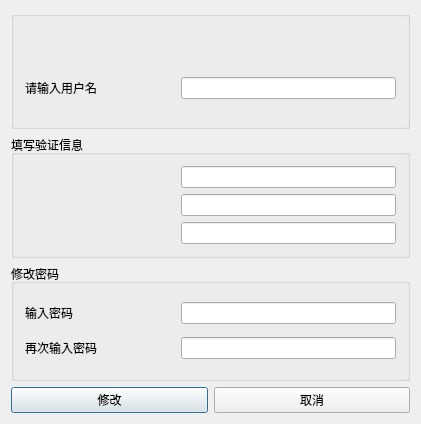
<?xml version="1.0" encoding="UTF-8"?>
<ui version="4.0">
 <class>QDlgPwdClass</class>
 <widget class="QDialog" name="QDlgPwdClass">
  <property name="geometry">
   <rect>
    <x>0</x>
    <y>0</y>
    <width>421</width>
    <height>424</height>
   </rect>
  </property>
  <property name="minimumSize">
   <size>
    <width>400</width>
    <height>400</height>
   </size>
  </property>
  <property name="windowTitle">
   <string>QDlgPwd</string>
  </property>
  <layout class="QVBoxLayout" name="verticalLayout">
   <item>
    <widget class="QGroupBox" name="groupBoxTip">
     <property name="title">
      <string/>
     </property>
     <layout class="QGridLayout" name="gridLayout_3">
      <item row="0" column="0" colspan="2">
       <widget class="QLabel" name="labelTips">
        <property name="maximumSize">
         <size>
          <width>16777215</width>
          <height>15</height>
         </size>
        </property>
        <property name="text">
         <string/>
        </property>
       </widget>
      </item>
      <item row="1" column="0">
       <widget class="QLabel" name="labelUsername">
        <property name="minimumSize">
         <size>
          <width>150</width>
          <height>0</height>
         </size>
        </property>
        <property name="text">
         <string>请输入用户名</string>
        </property>
       </widget>
      </item>
      <item row="1" column="1">
       <widget class="QLineEdit" name="lineEditUsername"/>
      </item>
     </layout>
    </widget>
   </item>
   <item>
    <widget class="QGroupBox" name="groupBoxValidInfo">
     <property name="title">
      <string>填写验证信息</string>
     </property>
     <layout class="QGridLayout" name="gridLayout">
      <item row="0" column="0">
       <widget class="QLabel" name="labelQues1">
        <property name="minimumSize">
         <size>
          <width>150</width>
          <height>0</height>
         </size>
        </property>
        <property name="text">
         <string/>
        </property>
       </widget>
      </item>
      <item row="0" column="1">
       <widget class="QLineEdit" name="lineEditAns1"/>
      </item>
      <item row="1" column="0">
       <widget class="QLabel" name="labelQues2">
        <property name="minimumSize">
         <size>
          <width>150</width>
          <height>0</height>
         </size>
        </property>
        <property name="text">
         <string/>
        </property>
       </widget>
      </item>
      <item row="1" column="1">
       <widget class="QLineEdit" name="lineEditAns2"/>
      </item>
      <item row="2" column="0">
       <widget class="QLabel" name="labelQues3">
        <property name="minimumSize">
         <size>
          <width>150</width>
          <height>0</height>
         </size>
        </property>
        <property name="text">
         <string/>
        </property>
       </widget>
      </item>
      <item row="2" column="1">
       <widget class="QLineEdit" name="lineEditAns3"/>
      </item>
     </layout>
    </widget>
   </item>
   <item>
    <widget class="QGroupBox" name="groupBoxUpdPwd">
     <property name="title">
      <string>修改密码</string>
     </property>
     <layout class="QGridLayout" name="gridLayout_2">
      <item row="0" column="0">
       <widget class="QLabel" name="label">
        <property name="minimumSize">
         <size>
          <width>150</width>
          <height>0</height>
         </size>
        </property>
        <property name="text">
         <string>输入密码</string>
        </property>
       </widget>
      </item>
      <item row="0" column="1">
       <widget class="QLineEdit" name="lineEditPwd1"/>
      </item>
      <item row="1" column="0">
       <widget class="QLabel" name="label_2">
        <property name="minimumSize">
         <size>
          <width>150</width>
          <height>0</height>
         </size>
        </property>
        <property name="text">
         <string>再次输入密码</string>
        </property>
       </widget>
      </item>
      <item row="1" column="1">
       <widget class="QLineEdit" name="lineEditPwd2"/>
      </item>
     </layout>
    </widget>
   </item>
   <item>
    <layout class="QGridLayout" name="gridLayout_4">
     <item row="0" column="0">
      <widget class="QPushButton" name="pushButtonUpd">
       <property name="text">
        <string>修改</string>
       </property>
      </widget>
     </item>
     <item row="0" column="1">
      <widget class="QPushButton" name="pushButtonCancel">
       <property name="text">
        <string>取消</string>
       </property>
      </widget>
     </item>
    </layout>
   </item>
  </layout>
 </widget>
 <layoutdefault spacing="6" margin="11"/>
 <resources/>
 <connections/>
</ui>
